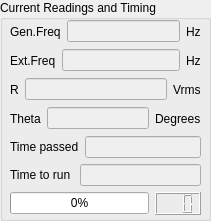
   <widget class="QGroupBox" name="groupBoxCurrentReadingsAndTiming">
    <property name="geometry">
     <rect>
      <x>590</x>
      <y>10</y>
      <width>211</width>
      <height>221</height>
     </rect>
    </property>
    <property name="title">
     <string>Current Readings and Timing</string>
    </property>
    <widget class="QWidget" name="layoutWidget">
     <property name="geometry">
      <rect>
       <x>10</x>
       <y>20</y>
       <width>191</width>
       <height>195</height>
      </rect>
     </property>
     <layout class="QVBoxLayout" name="verticalLayout_9">
      <item>
       <layout class="QHBoxLayout" name="horizontalLayout_12">
        <item>
         <widget class="QLabel" name="labelCurrentReadingsFrequencyGenerator">
          <property name="text">
           <string>Gen.Freq</string>
          </property>
         </widget>
        </item>
        <item>
         <widget class="QLineEdit" name="lineEditCurrentReadingsFrequencyGenerator">
          <property name="enabled">
           <bool>false</bool>
          </property>
         </widget>
        </item>
        <item>
         <widget class="QLabel" name="labelCurrentReadingsFrequencyUnitsGenerator">
          <property name="text">
           <string>Hz</string>
          </property>
         </widget>
        </item>
       </layout>
      </item>
      <item>
       <layout class="QHBoxLayout" name="horizontalLayout_13">
        <item>
         <widget class="QLabel" name="labelCurrentReadingsExternalFrequencyLockInAmplifier">
          <property name="text">
           <string>Ext.Freq</string>
          </property>
         </widget>
        </item>
        <item>
         <widget class="QLineEdit" name="lineEditCurrentReadingsExternalFrequencyLockInAmplifier">
          <property name="enabled">
           <bool>false</bool>
          </property>
         </widget>
        </item>
        <item>
         <widget class="QLabel" name="labelCurrentReadingsExternalFrequencyUnitsLockInAmplifier">
          <property name="text">
           <string>Hz</string>
          </property>
         </widget>
        </item>
       </layout>
      </item>
      <item>
       <layout class="QHBoxLayout" name="horizontalLayout_15">
        <item>
         <widget class="QLabel" name="labelCurrentRFrequencyLockInAmplifier">
          <property name="text">
           <string>R</string>
          </property>
         </widget>
        </item>
        <item>
         <widget class="QLineEdit" name="lineEditCurrentReadingsRLockInAmplifier">
          <property name="enabled">
           <bool>false</bool>
          </property>
         </widget>
        </item>
        <item>
         <widget class="QLabel" name="labelCurrentReadingsRUnitsLockInAmplifier">
          <property name="text">
           <string>Vrms</string>
          </property>
         </widget>
        </item>
       </layout>
      </item>
      <item>
       <layout class="QHBoxLayout" name="horizontalLayout_20">
        <item>
         <widget class="QLabel" name="labelCurrentThetaFrequencyLockInAmplifier">
          <property name="text">
           <string>Theta</string>
          </property>
         </widget>
        </item>
        <item>
         <widget class="QLineEdit" name="lineEditCurrentReadingsThetaLockInAmplifier">
          <property name="enabled">
           <bool>false</bool>
          </property>
         </widget>
        </item>
        <item>
         <widget class="QLabel" name="labelCurrentReadingsThetaUnitsLockInAmplifier">
          <property name="text">
           <string>Degrees</string>
          </property>
         </widget>
        </item>
       </layout>
      </item>
      <item>
       <layout class="QHBoxLayout" name="horizontalLayout_33">
        <item>
         <widget class="QLabel" name="labelTimePassed">
          <property name="text">
           <string>Time passed</string>
          </property>
         </widget>
        </item>
        <item>
         <widget class="QLineEdit" name="lineEditTimePassed">
          <property name="enabled">
           <bool>false</bool>
          </property>
         </widget>
        </item>
       </layout>
      </item>
      <item>
       <layout class="QHBoxLayout" name="horizontalLayout_35">
        <item>
         <widget class="QLabel" name="labelTimeToRun">
          <property name="text">
           <string>Time to run </string>
          </property>
         </widget>
        </item>
        <item>
         <widget class="QLineEdit" name="lineEditTimeToRun">
          <property name="enabled">
           <bool>false</bool>
          </property>
         </widget>
        </item>
       </layout>
      </item>
      <item>
       <layout class="QHBoxLayout" name="horizontalLayout_36">
        <item>
         <widget class="QProgressBar" name="progressBarExperiment">
          <property name="value">
           <number>0</number>
          </property>
         </widget>
        </item>
        <item>
         <widget class="QLCDNumber" name="lcdNumber">
          <property name="digitCount">
           <number>3</number>
          </property>
         </widget>
        </item>
       </layout>
      </item>
     </layout>
    </widget>
   </widget>
